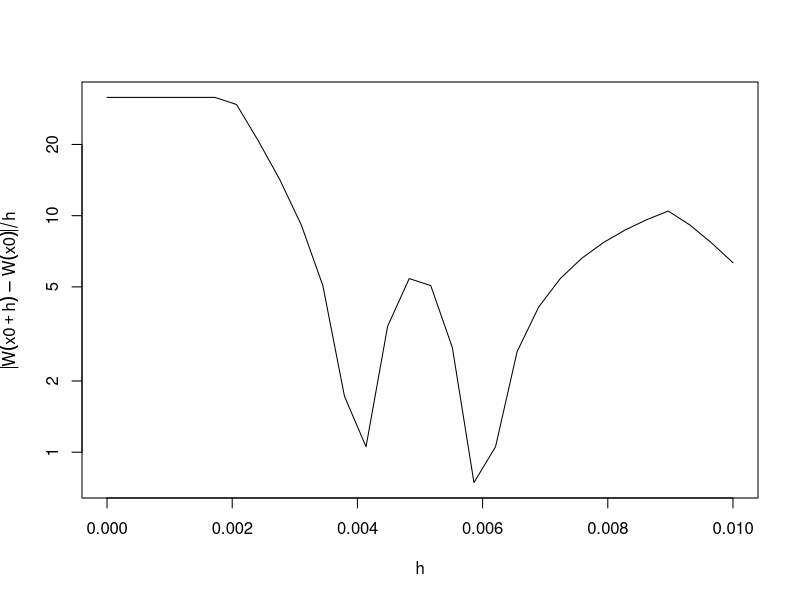

Write the R code that produced this figure.
p <- 0.5
N <- 1000

T <- 1

S <- array(0, c(N+1))
rw <- cumsum( 2 * ( runif(N) <= p)-1 )
S[2:(N+1)] <- rw

WcaretN <- function(x) {
    Delta <- T/N

    # add 1 since arrays are 1-based
    prior = floor(x/Delta) + 1
    subsequent = ceiling(x/Delta) + 1

    retval <- sqrt(Delta)*(S[prior] + ((x/Delta+1) - prior)*(S[subsequent] - S[prior]))
}

h0 <- 1e-7
h1 <- 1e-2
m = 30
basepoint = 0.5

h <- seq(h0, h1, length=m)
x0 <- array(basepoint, c(m))

diffquotients <- abs(WcaretN( x0 + h) - WcaretN(x0) )/h

plot(h, diffquotients, type = "l", log = "y", xlab = expression(h),
	    ylab = expression(abs(W(x0+h) - W(x0))/h))
max(diffquotients, na.rm=TRUE)

## NAME: pathproperties.R
##
## USAGE: within R, at interactive prompt
##        source("pathproperties.R")
## REQUIRED ARGUMENTS: none
##
## OPTIONS: none
## DESCRIPTION: 
##   Using a scaled random walk approximation of the Wiener process,
##   find the difference quotients on an array of differences based at
##   single point, then plot the absolute values of the difference quotients
##   to illustrate the non-existence of the derivative.
## DIAGNOSTICS: none
## CONFIGURATION AND ENVIRONMENT: requires matplotlib
## DEPENDENCIES: requires matplotlib
## INCOMPATIBILITIES: None known
## PROVENANCE: Created by sdunbar, very loosely based on example 
##             ex1.07.R on page 20-21 in \emph{Simulation
##	       and Inference for Stochastic Differential
##	       Equations}, by Stefano Iacus, Springer, 2008
## BUGS AND LIMITATIONS: none known
## FEATURES AND POTENTIAL IMPROVEMENTS:
##   The difference quotients take advantage of the design of
##   WcaretN as vector-capable, that is, the input can be
##   a vector or array, and the output will be a vector of values of the 
##   approximation function at the corresponding points.
##
##   Because the difference quotients are computed using the scaled random
##   walk approximation of the Wiener process, the largest possible slope is
##   sqrt(T/N)/(T/N) = sqrt(N/T).  So the plotted difference quotients will 
##   max out once the increment is less than the scaled random walk step size.
## AUTHOR:  Steve Dunbar
## VERSION: Version 1.0 as of Fri Jul  5, 2013  6:10 AM
##          Version 1.1 as of Fri Mar 11, 2016  7:39 AM
## KEYWORDS: random walk, Wiener process, Brownian motion, path properties,
##           derivative

